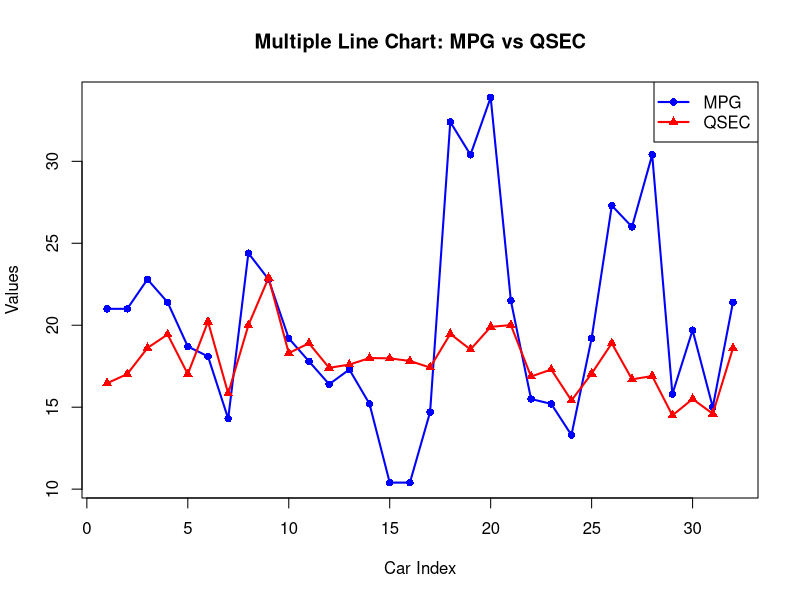

This figure's R source:
# Load the dataset
data("mtcars")
# Create the base plot using mpg
plot(mtcars$mpg, type="o", col="blue", lwd=2, pch=16, ylim=c(min(mtcars$mpg, mtcars$qsec), max(mtcars$mpg, mtcars$qsec)),
     xlab="Car Index", ylab="Values", main="Multiple Line Chart: MPG vs QSEC")
# Add qsec to the same plot using lines()
lines(mtcars$qsec, type="o", col="red", lwd=2, pch=17)
# Add a legend
legend("topright", legend=c("MPG", "QSEC"), col=c("blue", "red"), lty=1, pch=c(16,17), lwd=2)
